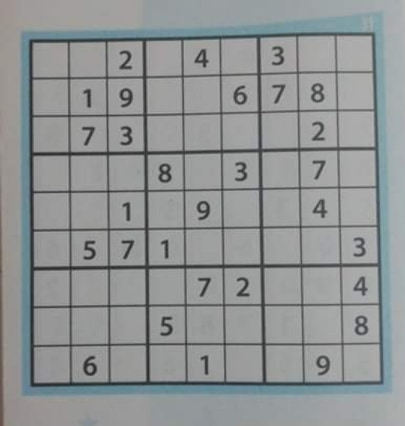
#> input picture test_images/sudoku6.jpg, 405 x 426 px
$ jupyter execute --allow-errors 'sudoku preprocess.ipynb'
#> lines starting #> are read from the running program, lines starting #| are printed output that depends on the picture; after the words box and inside, x2 and y2 are one past the last pixel; in counts of white or black regions, pixels touching at a corner belong together
#> further down, image is the input picture: shape (426, 405, 3); mean B, G, R 148.2, 147.7, 144.1
[cell 1]
import cv2 as cv
import numpy as np
import os
import matplotlib.pyplot as plt
import imutils
import image_slicer
import tensorflow
from tensorflow.keras.models import load_model
#> (the rest of this cell did not finish here and is left out)

[cell 2]
class SudokuSolver:

    def __init__(self,matrix):
        self.matrix = matrix

    #this function find an empty cell, return indices of the cell
    # [41 lines left out: functions find_empty_grid, possible, solve_array, not called in this run]

    def get_matrix(self):
        return self.matrix

[cell 3]
def sud_wrapping(image):
    #image = cv.resize(image,(300,300))
    ratio = image.shape[0]/300.0
#> ratio = 1.42
    orig = image.copy()
    image = imutils.resize(image , height = 300)
#> image: shape (300, 285, 3)
    gray  = cv.cvtColor(image,cv.COLOR_BGR2GRAY)
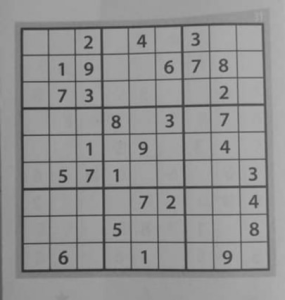
#> gray: shape (300, 285); min 43, max 180, mean 146.6
    gray = cv.bilateralFilter(gray,11,17,17)
    edged = cv.Canny(gray,30,200)
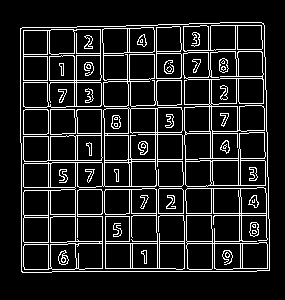
#> edged: shape (300, 285); 12.3% white in thin lines or dots, all inside (x1, y1, x2, y2) = (20, 22, 270, 273)
    gray  = cv.cvtColor(image,cv.COLOR_BGR2GRAY)
    gray = cv.bilateralFilter(gray,11,17,17)
    edged = cv.Canny(gray,30,200)

    # find contours in the edged image, keep only the largest
    # ones, and initialize our screen contour
    cnts = cv.findContours(edged.copy(), cv.RETR_TREE, cv.CHAIN_APPROX_SIMPLE)
#> cnts = 193 contours, 48 with area under 20; largest, box (x1, y1, x2, y2) and area: (20, 22, 270, 273) 60654, (20, 22, 270, 273) 60652, (23, 107, 184, 270) 12302, (183, 51, 266, 187) 8804, (185, 187, 268, 270) 4792
    cnts = imutils.grab_contours(cnts)
    cnts = sorted(cnts, key = cv.contourArea, reverse = True)[:10]
#> cnts = 10 contours; largest, box (x1, y1, x2, y2) and area: (20, 22, 270, 273) 60654, (20, 22, 270, 273) 60652, (23, 107, 184, 270) 12302, (183, 51, 266, 187) 8804, (185, 187, 268, 270) 4792
    screenCnt = None


    for c in cnts:
        peri = cv.arcLength(c,True)
        approx  = cv.approxPolyDP(c,0.015*peri ,True)

        if len(approx) == 4:
            screenCnt = approx
            break
#> this loop made 1 pass
#> (peri, screenCnt) on pass 1: (988, [[263, 23], [20, 28], [22, 272], [269, 270]])

    pts = screenCnt.reshape(4,2)
#> pts = [[263, 23], [20, 28], [22, 272], [269, 270]]
    rect = np.zeros((4,2),dtype = "float32")

    s  = pts.sum(axis=1)
#> s = [286, 48, 294, 539]
    rect[0] = pts[np.argmin(s)]
    rect[2] = pts[np.argmax(s)]

    diff = np.diff(pts , axis = 1)
#> diff = [-240, 8, 250, 1]
    rect[1] = pts[np.argmin(diff)]
    rect[3] = pts[np.argmax(diff)]

    rect *= ratio

    (tl,tr,br,bl) = rect
#> tl = [28.4, 39.76]; tr = [373.5, 32.66]; br = [382, 383.4]; bl = [31.24, 386.2]
    widthA = np.sqrt(((br[0] - bl[0]) ** 2) + ((br[1] - bl[1]) ** 2))
#> widthA = 350.8
    widthB = np.sqrt(((tr[0] - tl[0]) ** 2) + ((tr[1] - tl[1]) ** 2))
#> widthB = 345.1

    heightA = np.sqrt(((tr[0] - br[0]) ** 2) + ((tr[1] - br[1]) ** 2))
#> heightA = 350.8
    heightB = np.sqrt(((tl[0] - bl[0]) ** 2) + ((tl[1] - bl[1]) ** 2))
#> heightB = 346.5

    maxWidth = max(int(widthA), int(widthB))
#> maxWidth = 350
    maxHeight = max(int(heightA), int(heightB))
#> maxHeight = 350

    dst = np.array([
        [0, 0],
        [maxWidth - 1, 0],
        [maxWidth - 1, maxHeight - 1],
        [0, maxHeight - 1]], dtype = "float32")

    # calculate the perspective transform matrix and warp
    # the perspective to grab the screen
    M = cv.getPerspectiveTransform(rect, dst)
    warp = cv.warpPerspective(orig, M, (maxWidth, maxHeight))
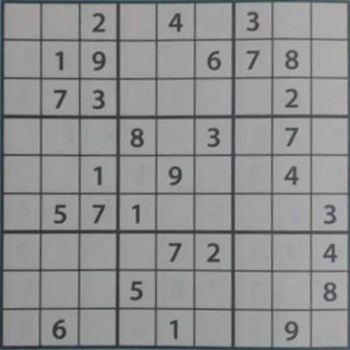
#> warp: shape (350, 350, 3); mean B, G, R 145, 145.3, 144
    # reversing colors (more easy for digit recognition later)
    return warp

[cell 4]
def pre_process_image(img):
    """Uses a blurring function, adaptive thresholding and dilation to expose the main features of an image."""
    #resize
    proc = cv.resize(img,(900,900))
    proc = cv.cvtColor(proc, cv.COLOR_BGR2GRAY)
#> proc: shape (900, 900)
    # Gaussian blur with a kernal size (height, width) of 9.

    # Note that kernal sizes must be positive and odd and the kernel must be square.

    proc = cv.GaussianBlur(proc.copy(), (9,9), 0) # IMPORTANT

    # Adaptive threshold
    proc = cv.adaptiveThreshold(proc, 255, cv.ADAPTIVE_THRESH_GAUSSIAN_C, cv.THRESH_BINARY, 5, 2)
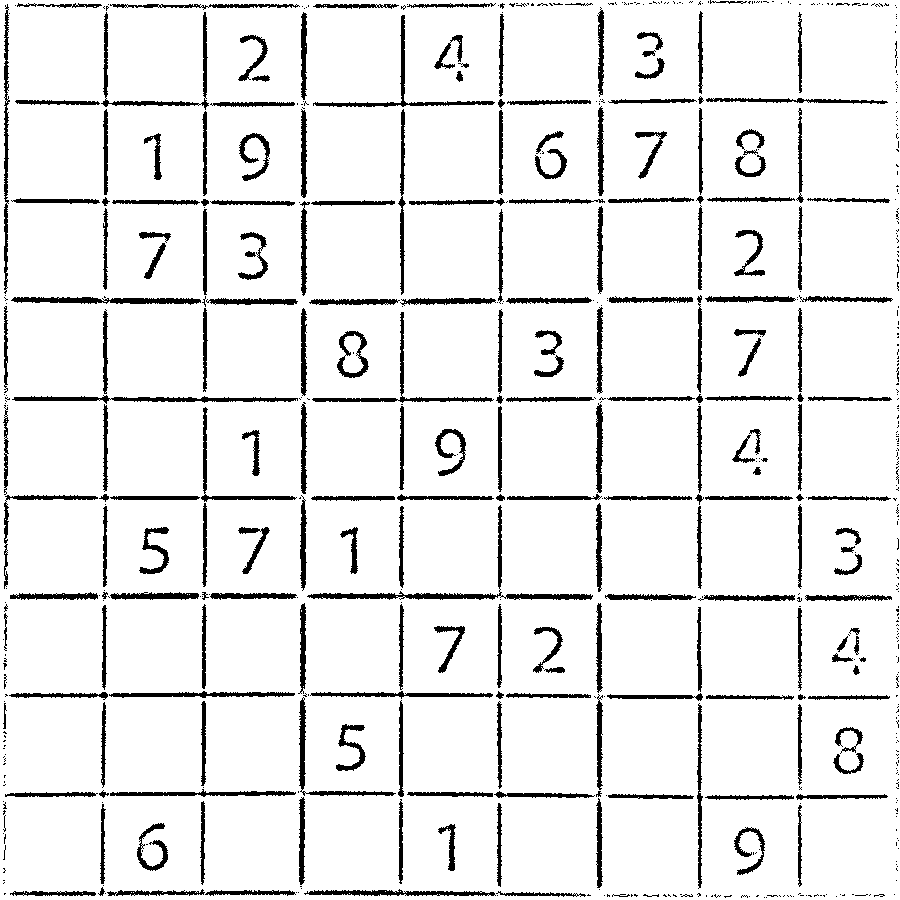
#> proc: shape (900, 900); 91.6% white; 622 black regions (405 under 20 px), largest, box (x1, y1, x2, y2) and area: (307, 505, 593, 600) 1654, (12, 395, 298, 404) 1084, (101, 12, 209, 110) 1023

    # Invert colours, so gridlines have non-zero pixel values.
    # Necessary to dilate the image, otherwise will look like erosion instead.
    proc = cv.bitwise_not(proc)
    return proc

[cell 5]
#return an array of images of numbers
def split_to_numbers(image):
    shape  = image.shape[0]
    GRID = 9
    rg = np.linspace(0,shape,10)[:9].astype('int')
    h = w =  int(shape /GRID )
    numbers = []
    for i in rg:
        for j in rg:
            crop = image[i:i+h, j:j+w]
            numbers.append(crop)
#> after the loop, numbers = 81 items

    return numbers

[cell 6]
#predict single number
def predict_number(image):

    image = image.reshape((100,100,1))
    tab = []
    image = image/255
    tab.append(image)
    tab = np.array(tab)
    h = np.expand_dims(tab,axis=2)
    result = model.predict(tab)
    predicted_class = np.argmax(result[0])
    return predicted_class

[cell 7]
#predict array of numbers
def predict_numbers(number_images):
    final = []
    for i in number_images:
        nb = predict_number(i)
        final.append(nb)
    final = np.array(final).reshape((9,9))
    return final

[cell 8]
#return matrix of sudoku
# [8 lines left out: function get_sudoku_matrix, not called in this run]

## Example Step by Step

[cell 9]
#load image
image = cv.imread('test_images/sudoku6.jpg')
plt.imshow(image,'gray')

[cell 10]
# step 1 : wrapping image
result = sud_wrapping(image)
plt.imshow(result,'gray')

[cell 11]
# step 2 : processing image
result1 = pre_process_image(result)
plt.imshow(result1,'gray')

[cell 12]
# step 3 : splitting it to an array of images :
result2 = split_to_numbers(result1)
#> result2 = 81 items
plt.imshow(result2[2],"gray")
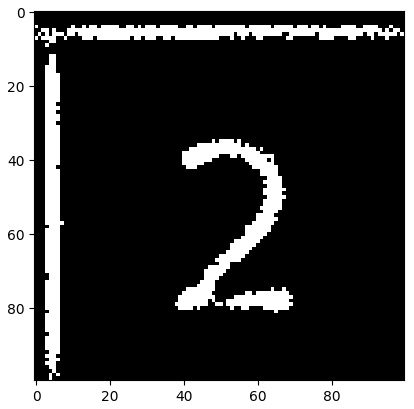
#> figure drawn by matplotlib, 1 panel
#> the loop in predict_numbers, `for i in number_images:` made 1 pass
#> pass 1, in predict_number, `image = image.reshape((100,100,1))`:
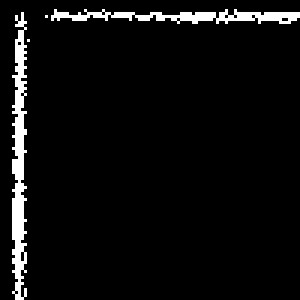
#> image: shape (100, 100, 1) (shown 3 times larger); 5.1% white in thin lines or dots
#> after the loop in predict_numbers, `for i in number_images:`: final = []

$ run again, with test_images/sudoku2.jpg copied over test_images/sudoku6.jpg
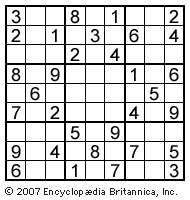
#> input picture test_images/sudoku2.jpg, 190 x 200 px
#> image is the input picture: shape (200, 190, 3); min 0, max 255, mean 209.6
#> in sud_wrapping, `edged = cv.Canny(gray,30,200)`:
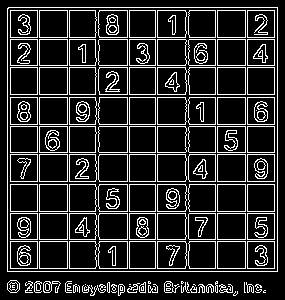
#> edged: shape (300, 285); 16.1% white in thin lines or dots
#> in sud_wrapping, `cnts = cv.findContours(edged.copy(), cv.RETR_TREE, cv.CHAIN_APPROX_SIM..`: cnts = 333 contours, 68 with area under 20; largest, box (x1, y1, x2, y2) and area: (7, 7, 278, 272) 71280, (7, 7, 278, 272) 71276, (98, 154, 128, 182) 780, (98, 184, 128, 212) 778, (98, 154, 128, 182) 778
#> in sud_wrapping, `cnts = sorted(cnts, key = cv.contourArea, reverse = True)[:10]`: cnts = 10 contours; largest, box (x1, y1, x2, y2) and area: (7, 7, 278, 272) 71280, (7, 7, 278, 272) 71276, (98, 154, 128, 182) 780, (98, 184, 128, 212) 778, (98, 154, 128, 182) 778
#> the loop in sud_wrapping, `for c in cnts:` made 1 pass
#> (peri, screenCnt) on pass 1: (1067.4, [[7, 8], [7, 271], [277, 271], [277, 7]])
#> pts = [[7, 8], [7, 271], [277, 271], [277, 7]]
#> s = [15, 278, 548, 284]
#> diff = [1, 264, -6, -270]
#> after the loop in split_to_numbers, `for i in rg:`: numbers = 81 items
#> the loop in predict_numbers, `for i in number_images:` made 1 pass
#> pass 1, in predict_number, `image = image.reshape((100,100,1))`:
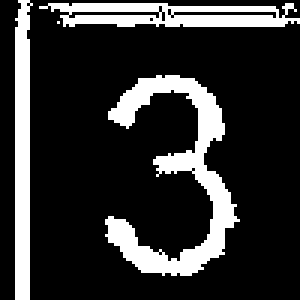
#> image: shape (100, 100, 1) (shown 3 times larger); 19.1% white; 4 white regions (1 under 20 px), largest, box (x1, y1, x2, y2) and area: (35, 25, 80, 92) 953, (5, 0, 11, 100) 486, (13, 1, 100, 9) 474
#> after the loop in predict_numbers, `for i in number_images:`: final = []

$ run again, with test_images/sudoku4.jpg copied over test_images/sudoku6.jpg
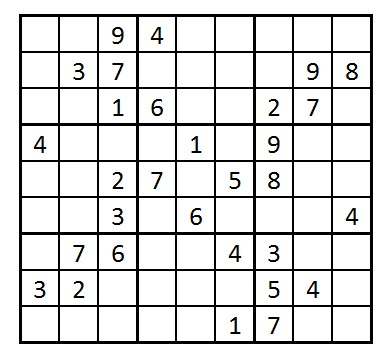
#> input picture test_images/sudoku4.jpg, 383 x 360 px
#> image is the input picture: shape (360, 383, 3); mean B, G, R 221.3, 221.4, 221.3
#> in sud_wrapping, `edged = cv.Canny(gray,30,200)`:
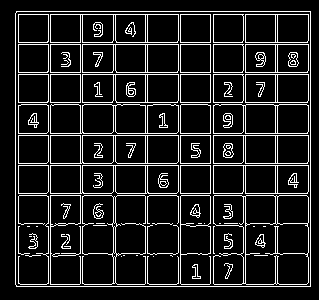
#> edged: shape (300, 319); 12.4% white in thin lines or dots, all inside (x1, y1, x2, y2) = (15, 11, 311, 287)
#> in sud_wrapping, `cnts = cv.findContours(edged.copy(), cv.RETR_TREE, cv.CHAIN_APPROX_SIM..`: cnts = 231 contours, 79 with area under 20; largest, box (x1, y1, x2, y2) and area: (15, 11, 311, 287) 81122, (15, 11, 311, 287) 81120, (213, 195, 309, 285) 6678, (245, 223, 309, 285) 3698, (50, 104, 179, 134) 3507
#> in sud_wrapping, `cnts = sorted(cnts, key = cv.contourArea, reverse = True)[:10]`: cnts = 10 contours; largest, box (x1, y1, x2, y2) and area: (15, 11, 311, 287) 81122, (15, 11, 311, 287) 81120, (213, 195, 309, 285) 6678, (245, 223, 309, 285) 3698, (50, 104, 179, 134) 3507
#> the loop in sud_wrapping, `for c in cnts:` made 1 pass
#> (peri, screenCnt) on pass 1: (1138.8, [[16, 11], [16, 286], [310, 286], [310, 11]])
#> pts = [[16, 11], [16, 286], [310, 286], [310, 11]]
#> s = [27, 302, 596, 321]
#> diff = [-5, 270, -24, -299]
#> after the loop in split_to_numbers, `for i in rg:`: numbers = 81 items
#> the loop in predict_numbers, `for i in number_images:` made 1 pass
#> pass 1, in predict_number, `image = image.reshape((100,100,1))`:
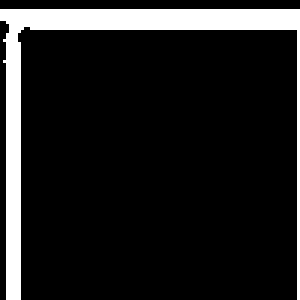
#> image: shape (100, 100, 1) (shown 3 times larger); 12.3% white; 1 white region, box (x1, y1, x2, y2) and area: (0, 3, 100, 100) 1228
#> after the loop in predict_numbers, `for i in number_images:`: final = []

$ run again, with test_images/sudoku7.jpg copied over test_images/sudoku6.jpg
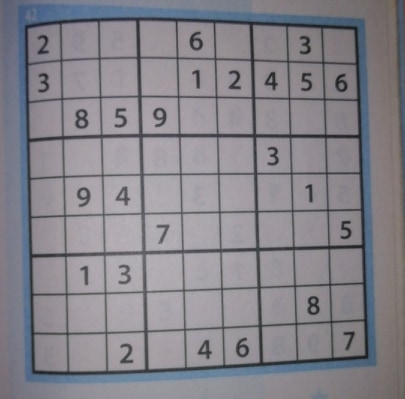
#> input picture test_images/sudoku7.jpg, 405 x 399 px
#> image is the input picture: shape (399, 405, 3); mean B, G, R 138.5, 131.2, 133.4
#> in sud_wrapping, `edged = cv.Canny(gray,30,200)`:
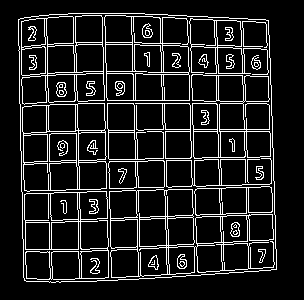
#> edged: shape (300, 304); 11.8% white in thin lines or dots, all inside (x1, y1, x2, y2) = (18, 13, 277, 283)
#> in sud_wrapping, `cnts = cv.findContours(edged.copy(), cv.RETR_TREE, cv.CHAIN_APPROX_SIM..`: cnts = 175 contours, 32 with area under 20; largest, box (x1, y1, x2, y2) and area: (18, 13, 277, 283) 65913, (18, 13, 277, 283) 65911, (109, 189, 275, 278) 10326, (22, 103, 107, 192) 7006, (21, 15, 105, 105) 6604
#> in sud_wrapping, `cnts = sorted(cnts, key = cv.contourArea, reverse = True)[:10]`: cnts = 10 contours; largest, box (x1, y1, x2, y2) and area: (18, 13, 277, 283) 65913, (18, 13, 277, 283) 65911, (109, 189, 275, 278) 10326, (22, 103, 107, 192) 7006, (21, 15, 105, 105) 6604
#> the loop in sud_wrapping, `for c in cnts:` made 1 pass
#> (peri, screenCnt) on pass 1: (1031.9, [[18, 19], [24, 280], [276, 269], [268, 20]])
#> pts = [[18, 19], [24, 280], [276, 269], [268, 20]]
#> s = [37, 304, 545, 288]
#> diff = [1, 256, -7, -248]
#> after the loop in split_to_numbers, `for i in rg:`: numbers = 81 items
#> the loop in predict_numbers, `for i in number_images:` made 1 pass
#> pass 1, in predict_number, `image = image.reshape((100,100,1))`:
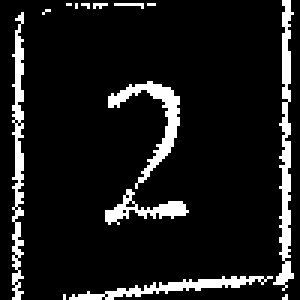
#> image: shape (100, 100, 1) (shown 3 times larger); 10.2% white in thin lines or dots
#> after the loop in predict_numbers, `for i in number_images:`: final = []
